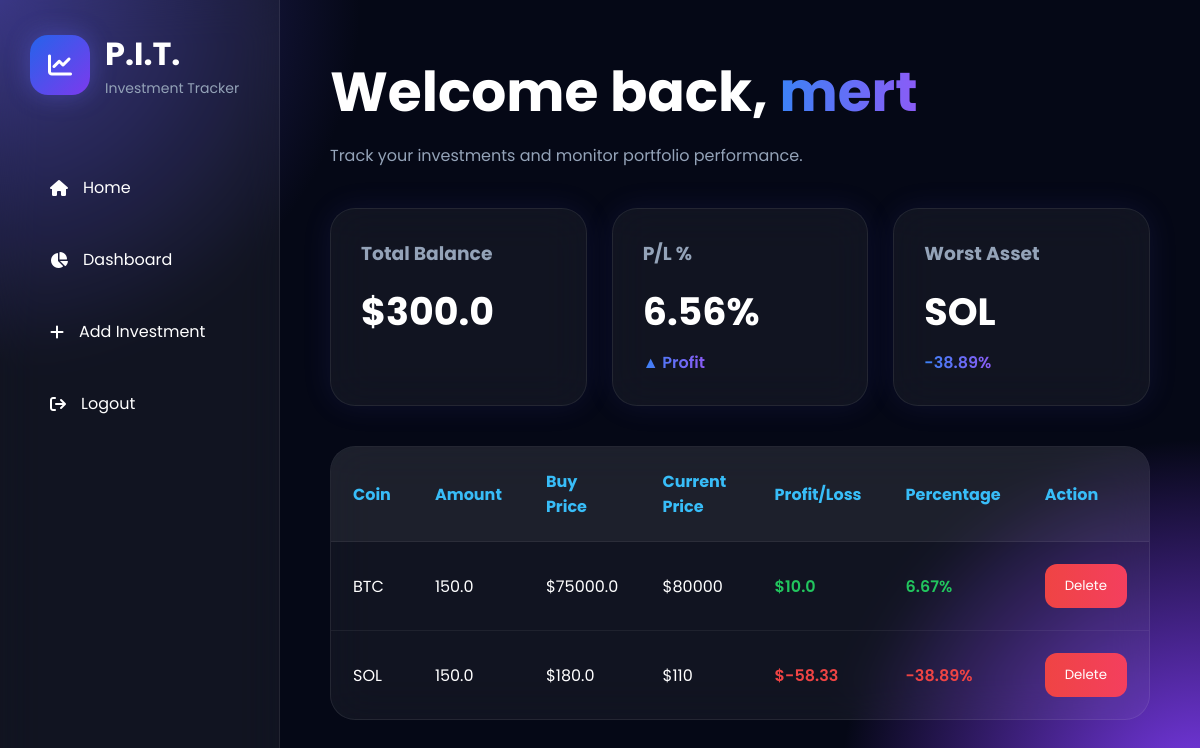
The page /dashboard (signed in) on the database as committed earlier.
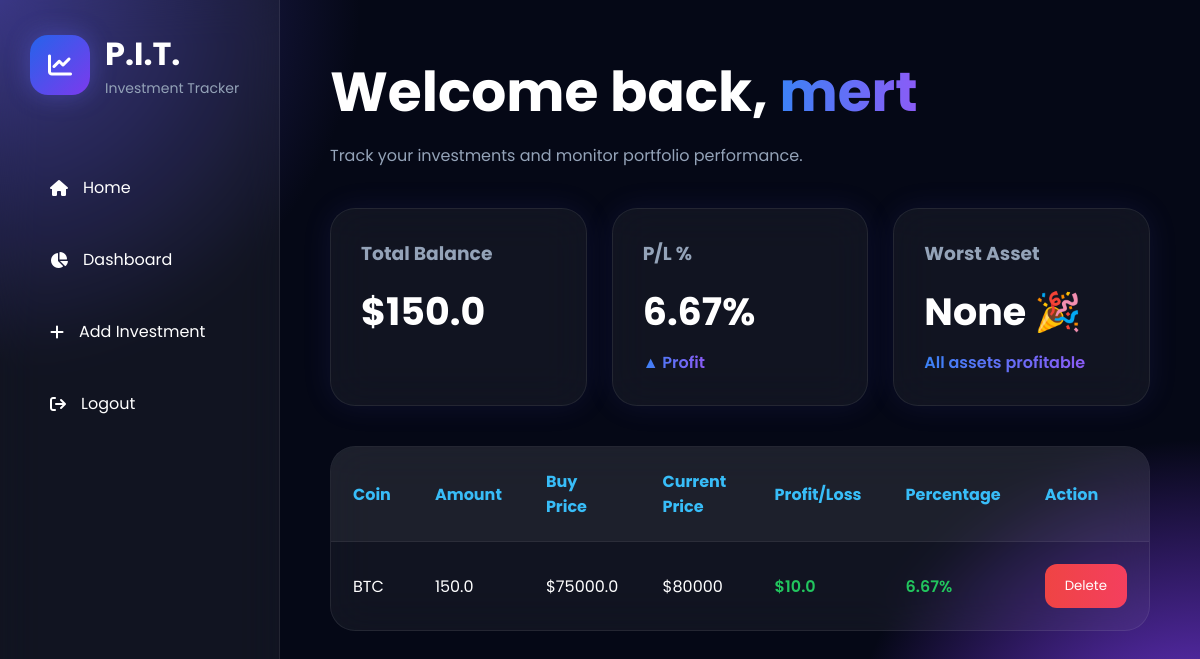
The same page on the database as committed later.
### tables this page shows
CREATE TABLE investments (
    id INTEGER PRIMARY KEY AUTOINCREMENT,
    user_id INTEGER,
    coin TEXT,
    amount REAL,
    buy_price REAL
    );

### app.py (the view)
@app.route("/dashboard")
def dashboard():
    if "user_id" not in session:
        return redirect(url_for("login"))
    conn = get_connection()
    investments = conn.execute("""
    SELECT * FROM investments
    WHERE user_id = ?
    """, (session["user_id"],)).fetchall()
    conn.close()
    prices = {
        "BTC": 80000,
        "ETH": 2300,
        "SOL": 110,
        "XRP": 1.4,
        "BNB": 1250
    }
    investment_list = []
    worst_asset = None
    worst_percentage = 0
    total_balance = 0
    total_initial_value = 0
    total_current_value = 0
    for inv in investments:
        current_price = prices[inv["coin"]]
        percentage = (
            (current_price - inv["buy_price"])
            / inv["buy_price"]
        ) * 100
        profit_loss = (
            inv["amount"] * percentage / 100
        )
        total_balance += inv["amount"]
        initial_value = inv["amount"] * inv["buy_price"]
        current_value = inv["amount"] * current_price
        total_initial_value += initial_value
        total_current_value += current_value
        if percentage < worst_percentage:
            worst_percentage = percentage
            worst_asset = inv["coin"]
        investment_list.append({
            "id": inv["id"],
            "coin": inv["coin"],
            "amount": inv["amount"],
            "buy_price": inv["buy_price"],
            "current_price": current_price,
            "profit_loss": round(profit_loss, 2),
            "percentage": round(percentage, 2)
        })
    if total_initial_value > 0:
        portfolio_percentage = (
            (
                total_current_value - total_initial_value
            )
            /
            total_initial_value
        ) * 100
    else:
        portfolio_percentage = 0
    return render_template(
        "dashboard.html",
        investments=investment_list,
        total_balance=round(total_balance, 2),
        portfolio_percentage=round(portfolio_percentage, 2),
        worst_asset=worst_asset,
        worst_percentage=round(worst_percentage, 2)
    )

### app.py (called while the page is built)
def get_connection():
    conn = sqlite3.connect("database.db")
    conn.row_factory = sqlite3.Row
    return conn

### templates/dashboard.html (shortened to what this page needs)
<!DOCTYPE html>
<html lang="en">
<head>
    <link rel="stylesheet"
    href="{{ url_for('static', filename='style2.css') }}">
    <link
    rel="stylesheet"
    href="https://cdnjs.cloudflare.com/ajax/libs/font-awesome/6.5.1/css/all.min.css"
    />
</head>
<body>
<div class="dashboard-container">
    <div class="sidebar">
        <div class="logo">
            <div class="logo-icon">
                <i class="fa-solid fa-chart-line"></i>
            </div>
            <div>
                <h2>P.I.T.</h2>
                <p>Investment Tracker</p>
            </div>
        </div>
        <div class="menu">
            <a href="/">
                <i class="fa-solid fa-house"></i>
                Home
            </a>
            <a href="/dashboard">
                <i class="fa-solid fa-chart-pie"></i>
                Dashboard
            </a>
            <a href="/add">
                <i class="fa-solid fa-plus"></i>
                Add Investment
            </a>
            <a href="/logout">
                <i class="fa-solid fa-arrow-right-from-bracket"></i>
                Logout
            </a>
        </div>
    </div>
    <div class="main-content">
        <h1>
            Welcome back,
            <span>{{ session.get('username') }}</span>
        </h1>
        <p class="subtitle">
            Track your investments and monitor portfolio performance.
        </p>
        <div class="stats-container">
            <div class="stat-card">
                <h3>Total Balance</h3>
                <h2>
                    ${{ total_balance }}
                </h2>
            </div>
            <div class="stat-card">
                <h3>P/L %</h3>
                <h2>
                    {{ portfolio_percentage }}%
                </h2>
                <span class="
                {% if portfolio_percentage >= 0 %}
                green
                {% else %}
                red
                {% endif %}
                ">
                {% if portfolio_percentage >= 0 %}
                    ▲ Profit
                {% else %}
                    ▼ Loss
                {% endif %}
                </span>
            </div>
            <div class="stat-card">
                <h3>Worst Asset</h3>
                {% if worst_asset %}
                    <h2>
                        {{ worst_asset }}
                    </h2>
                    <span class="red">
                        {{ worst_percentage }}%
                    </span>
                {% else %}
                    <h2>None 🎉</h2>
                    <span class="green">
                        All assets profitable
                    </span>
                {% endif %}
            </div>
        </div>
        <div class="table-container">
            <table>
                <thead>
                    <tr>
                        <th>Coin</th>
                        <th>Amount</th>
                        <th>Buy Price</th>
                        <th>Current Price</th>
                        <th>Profit/Loss</th>
                        <th>Percentage</th>
                        <th>Action</th>
                    </tr>
                </thead>
                <tbody>
                    {% for inv in investments %}
                    <tr>
                        <td>{{ inv.coin }}</td>
                        <td>{{ inv.amount }}</td>
                        <td>${{ inv.buy_price }}</td>
                        <td>${{ inv.current_price }}</td>
                        <td class="
                        {% if inv.profit_loss >= 0 %}
                        green
                        {% else %}
                        red
                        {% endif %}
                        ">
                            ${{ inv.profit_loss }}
                        </td>
                        <td class="
                        {% if inv.percentage >= 0 %}
                        green
                        {% else %}
                        red
                        {% endif %}
                        ">
                            {{ inv.percentage }}%
                        </td>
                        <td>
                            <a href="/delete/{{ inv.id }}">
                                <button class="delete-btn">
                                    Delete
                                </button>
                            </a>
                        </td>
                    </tr>
                    {% endfor %}
                </tbody>
            </table>
        </div>
    </div>
</div>
</body>
</html>

### static/style2.css (style rules this page uses)
* { margin:0; padding:0; box-sizing:border-box; font-family:'Poppins',sans-serif; }
body { background: radial-gradient(circle at top left,#312e81 0%,transparent 25%), radial-gradient(circle at bottom right,#7c3aed 0%,transparent 25%), #050816; color:white; min-height:100vh; }
.dashboard-container { display:flex; }
.sidebar { width:280px; height:100vh; background:rgba(255,255,255,.05); border-right:1px solid rgba(255,255,255,.08); backdrop-filter:blur(20px); padding:30px; position:fixed; }
.logo { display:flex; align-items:center; gap:15px; margin-bottom:60px; }
.logo-icon { width:60px; height:60px; border-radius:18px; background:linear-gradient(135deg,#2563eb,#7c3aed); display:flex; align-items:center; justify-content:center; font-size:24px; box-shadow:0 0 25px rgba(99,102,241,.4); }
.logo h2 { font-size:32px; }
.logo p { color:#94a3b8; font-size:14px; }
.menu { display:flex; flex-direction:column; gap:15px; }
.menu a { text-decoration:none; color:white; padding:16px 20px; border-radius:14px; display:flex; align-items:center; gap:15px; transition:.3s; }
.main-content { margin-left:280px; width:100%; padding:50px; }
.main-content h1 { font-size:55px; margin-bottom:10px; }
.main-content span { background:linear-gradient(to right,#3b82f6,#8b5cf6); -webkit-background-clip:text; -webkit-text-fill-color:transparent; }
.subtitle { color:#94a3b8; margin-bottom:40px; }
.stats-container { display:flex; gap:25px; margin-bottom:40px; }
.stat-card { flex:1; background:rgba(255,255,255,.05); border:1px solid rgba(255,255,255,.08); backdrop-filter:blur(20px); padding:30px; border-radius:25px; box-shadow: 0 0 30px rgba(99,102,241,.1); }
.stat-card h3 { color:#94a3b8; margin-bottom:15px; }
.stat-card h2 { font-size:38px; margin-bottom:10px; }
.table-container { background:rgba(255,255,255,.05); border:1px solid rgba(255,255,255,.08); backdrop-filter:blur(20px); border-radius:25px; overflow:hidden; }
table { width:100%; border-collapse:collapse; }
th { background:rgba(255,255,255,.05); padding:22px; text-align:left; color:#38bdf8; }
td { padding:22px; border-top:1px solid rgba(255,255,255,.06); }
.green { color:#22c55e; font-weight:600; }
.delete-btn { border:none; padding:12px 20px; border-radius:12px; background:linear-gradient(to right,#ef4444,#f43f5e); color:white; cursor:pointer; transition:.3s; }
.table-container a { text-decoration:none; }

Rows that differ between the two databases and show on the page:
removed investments: coin "SOL", amount "150.0", buy_price "180.0", current_price "110", profit_loss "-58.33", percentage "-38.89"
Other text that changed with them:
{{ total_balance }}: "300.0" → "150.0"
{{ portfolio_percentage }}: "6.56" → "6.67"
{{ worst_percentage }}: "-38.89" → (not shown)
text now shown: "None 🎉 All assets profitable"
